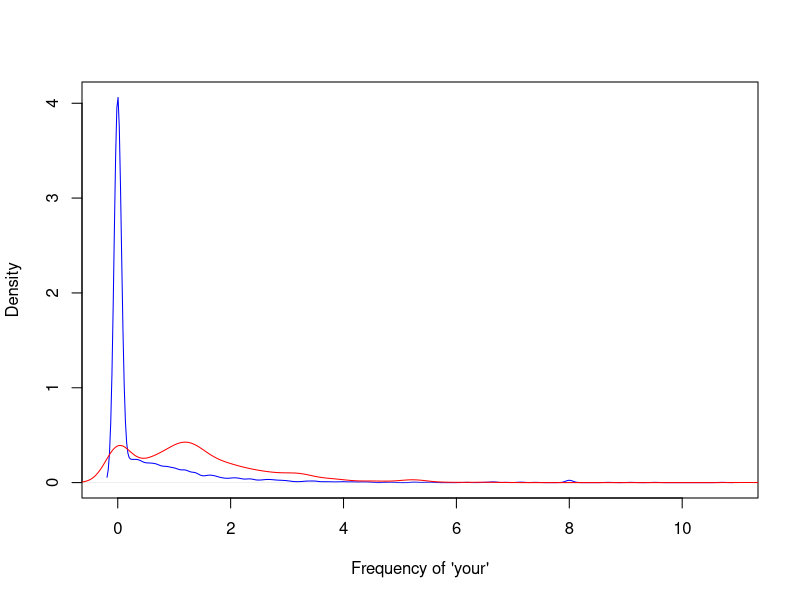
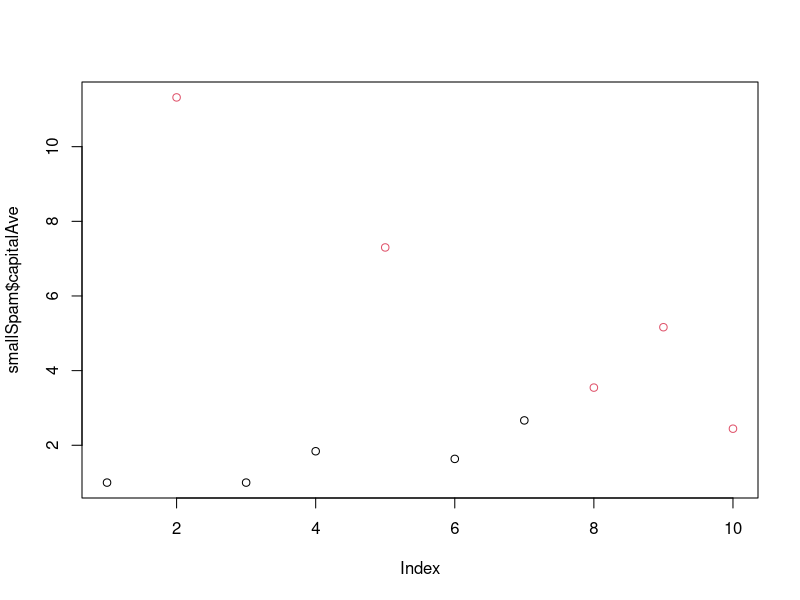

Generate these figures, in order, with R:
## ---- chunk 1
# install.packages("kernlab")
library(kernlab)
data(spam)
head(spam)

plot(density(spam$your[spam$type=="nonspam"]),col = "blue", main = "", xlab = "Frequency of 'your'")
lines(density(spam$your[spam$type=="spam"]), col = "red")
## ---- chunk 2
prediction <- ifelse(spam$your>0.5, "spam", "nonspam")
table(prediction,spam$type)/length(spam$type)
## ---- chunk 3
library(kernlab)
data(spam)
### Use "Rounding" for R versions before the 3.6.0
set.seed(333, sample.kind = "Rounding")
### Let's take a random sample of size 10 [10 rows, all columns from the dataset]
smallSpam <- spam[sample(dim(spam)[1],size = 10),]
spamLabel <- (smallSpam$type == "spam")*1+1
plot(smallSpam$capitalAve,col = spamLabel)
## ---- chunk 4
## Prediction Rule 1:
## Spam whenever CapitalAve > 2.7 or 2.40 <= CapitalAve <=2.45
## Nonspam whenever CapitalAve < 2.40 or 2.45 < CapitalAve <= 2.70
rule1 <- function(x) {
    prediction <- rep(NA, length(x))
    prediction[x > 2.7] <- "spam"
    prediction[x < 2.40] <- "nonspam"
    prediction[(x >= 2.40 & x <=2.45)] <- "spam"
    prediction[(x > 2.45 & x<= 2.70)] <- "nonspam"
    return(prediction)
}
table(rule1(smallSpam$capitalAve), smallSpam$type)


# This is a "perfect" predictor for the train data set.

## Prediction Rule 2:
# spam if CapitalAve > 2.80
# nonspam if CapitalAve <=2.80

rule2 <- function(x){
    prediction <- rep(NA, length(x))
    prediction[x>2.8] <- "spam"
    prediction[x <= 2.8] <- "nonspam"
    return(prediction)
}
table(rule2(smallSpam$capitalAve), smallSpam$type)
## ---- chunk 5
table(rule1(spam$capitalAve), spam$type)
table(rule2(spam$capitalAve), spam$type)

## Accuracy
mean(rule1(spam$capitalAve)== spam$type)
mean(rule2(spam$capitalAve)== spam$type)

sum(rule1(spam$capitalAve) == spam$type)
sum(rule2(spam$capitalAve) == spam$type)
